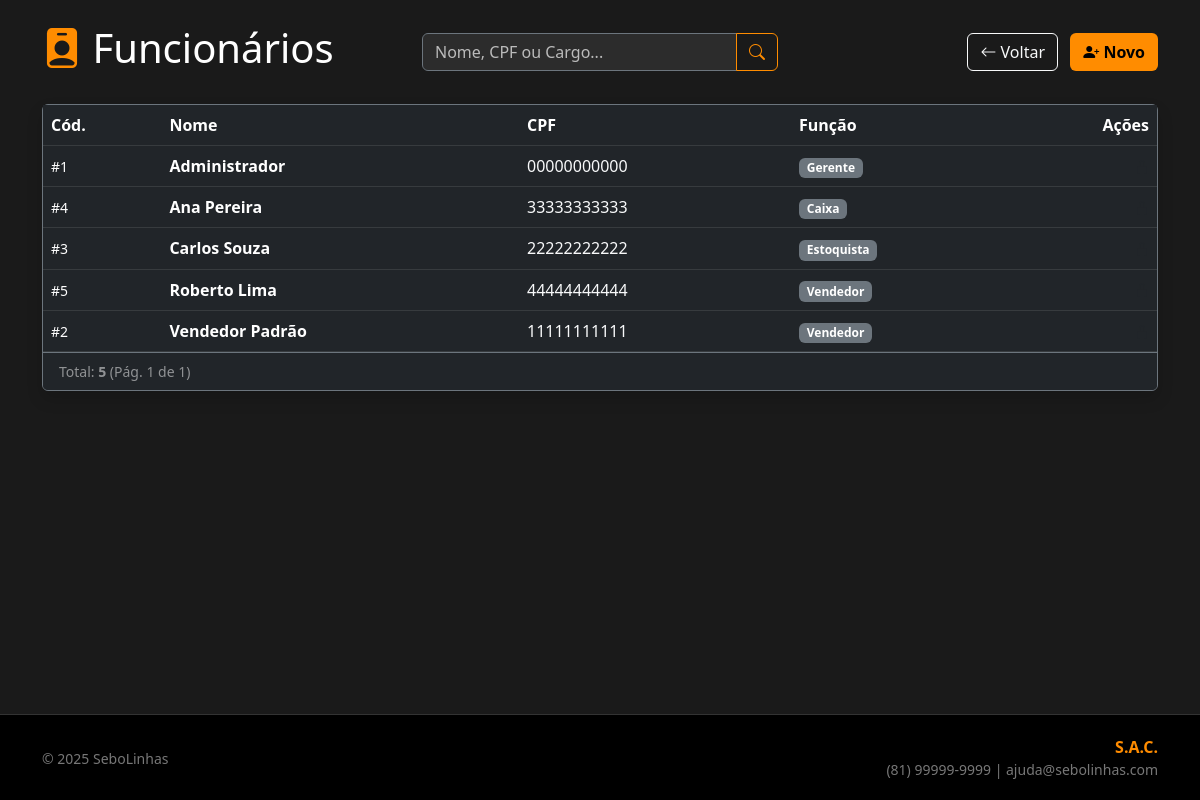
The app's page /modulos/pessoas/funcionarios/funcionarios.php?erro_perm=1 (signed in) with its own data.
### tables this page shows
CREATE TABLE FUNCIONARIO (
    CD_FUNCIONARIO INT AUTO_INCREMENT PRIMARY KEY,
    NOME VARCHAR(100) NOT NULL,
    CPF VARCHAR(14) NOT NULL,
    FUNCAO VARCHAR(20) NOT NULL,
    SENHA VARCHAR(255) NOT NULL DEFAULT '1234',
    CONSTRAINT U_CPF_F UNIQUE (CPF)
);

### modulos/pessoas/funcionarios/funcionarios.php (the view, shortened to what this page needs)
<?php
require_once '../../../config/conexao.php';
$niveis_permitidos = ['Gerente', 'Admin', 'Administrador'];
$itens_por_pagina = 10;
$pagina_atual = filter_input(INPUT_GET, 'pagina', FILTER_VALIDATE_INT) ?? 1;
$busca = filter_input(INPUT_GET, 'busca', FILTER_SANITIZE_SPECIAL_CHARS);
$termo = "%" . $busca . "%";
try {
    if (!empty($busca)) {
        $sql_count = "SELECT COUNT(*) as total FROM FUNCIONARIO WHERE NOME LIKE :b OR CPF LIKE :b OR FUNCAO LIKE :b";
        $stmt_count = $pdo->prepare($sql_count);
        $stmt_count->bindValue(':b', $termo);
    } else {
        $sql_count = "SELECT COUNT(*) as total FROM FUNCIONARIO";
        $stmt_count = $pdo->prepare($sql_count);
    }
    $stmt_count->execute();
    $total_registros = $stmt_count->fetch()['total'];
    $total_paginas = ceil($total_registros / $itens_por_pagina);
    $offset = ($pagina_atual - 1) * $itens_por_pagina;
    if (!empty($busca)) {
        $sql = "SELECT * FROM FUNCIONARIO WHERE NOME LIKE :b OR CPF LIKE :b OR FUNCAO LIKE :b ORDER BY NOME ASC LIMIT :lim OFFSET :off";
        $stmt = $pdo->prepare($sql);
        $stmt->bindValue(':b', $termo);
    } else {
        $sql = "SELECT * FROM FUNCIONARIO ORDER BY NOME ASC LIMIT :lim OFFSET :off";
        $stmt = $pdo->prepare($sql);
    }
    $stmt->bindValue(':lim', $itens_por_pagina, PDO::PARAM_INT);
    $stmt->bindValue(':off', $offset, PDO::PARAM_INT);
    $stmt->execute();
    $funcionarios = $stmt->fetchAll();
} catch (PDOException $e) {
    $funcionarios = [];
    $erro_msg = "Erro no sistema: " . $e->getMessage();
}
include '../../../includes/header.php';
?>
<div class="row mb-4 align-items-center">
    <div class="col-md-4">
        <h2 class="text-white display-6">
            <i class="bi bi-person-badge-fill text-orange"></i> Funcionários
        </h2>
    </div>
    <div class="col-md-4">
        <form method="GET" action="" class="d-flex">
            <div class="input-group">
                <input type="text" name="busca" class="form-control bg-dark text-white border-secondary" placeholder="Nome, CPF ou Cargo..." value="<?= $busca; ?>">
                <button class="btn btn-outline-orange" type="submit">
                    <i class="bi bi-search"></i>
                </button>
            </div>
        </form>
    </div>
    <div class="col-md-4 text-end">
        <a href="../../../index.php" class="btn btn-outline-light me-2"><i class="bi bi-arrow-left"></i> Voltar</a>
        <button type="button" class="btn bg-orange fw-bold" data-bs-toggle="modal" data-bs-target="#modalNovoFuncionario">
            <i class="bi bi-person-plus-fill"></i> Novo
        </button>
    </div>
</div>
<div class="card bg-dark border-secondary shadow">
    <div class="card-body p-0">
        <div class="table-responsive">
            <table class="table table-dark table-hover mb-0 align-middle">
                <thead>
                    <tr class="text-orange">
                        <th>Cód.</th>
                        <th>Nome</th>
                        <th>CPF</th>
                        <th>Função</th>
                        <th class="text-end">Ações</th>
                    </tr>
                </thead>
                <tbody>
                    <?php if (count($funcionarios) > 0): ?>
                        <?php foreach ($funcionarios as $func): ?>
                            <tr>
                                <td><small class="text-white small">#<?= $func['CD_FUNCIONARIO']; ?></small></td>
                                <td class="fw-bold text-white"><?= $func['NOME']; ?></td>
                                <td class="text-light"><?= $func['CPF']; ?></td>
                                <td>
                                    <span class="badge bg-secondary"><?= $func['FUNCAO']; ?></span>
                                </td>
                                <td class="text-end">
                                    <?php if (isset($_SESSION['usuario_nivel']) && in_array($_SESSION['usuario_nivel'], $niveis_permitidos)): ?>
                                        <a href="editar.php?id=<?= $func['CD_FUNCIONARIO']; ?>" class="btn btn-sm btn-outline-info me-1">
                                            <i class="bi bi-pencil"></i>
                                        </a>
                                        <button type="button" class="btn btn-sm btn-outline-danger" data-bs-toggle="modal" data-bs-target="#modalExcluir" data-id="<?= $func['CD_FUNCIONARIO']; ?>" data-nome="<?= $func['NOME']; ?>">
                                            <i class="bi bi-trash"></i>
                                        </button>
                                    <?php else: ?>
                                        <span class="text-muted small"><i class="bi bi-lock-fill"></i></span>
                                    <?php endif; ?>
                                </td>
                            </tr>
                        <?php endforeach; ?>
                    <?php endif; ?>
                </tbody>
            </table>
        </div>
    </div>
    <div class="card-footer bg-dark border-secondary d-flex justify-content-between align-items-center">
        <small class="text-white-50">
            Total: <strong><?= $total_registros; ?></strong> (Pág. <?= $pagina_atual; ?> de <?= $total_paginas > 0 ? $total_paginas : 1; ?>)
        </small>
    </div>
</div>
<?php include '../../../includes/footer.php'; ?>

### css/custom.css (style rules this page uses)
:root { --primary-color: #ff8c00; --primary-hover: #e67e22; --bg-body: #1a1a1a; --bg-card: #2c2c2c; --bg-input: #222222; --text-main: #e0e0e0; --text-muted: #bbbbbb; --border-color: #444444; }
body { background-color: var(--bg-body); color: var(--text-main); min-height: 100vh; display: flex; flex-direction: column; }
.text-orange { color: var(--primary-color) !important; }
.bg-orange { background-color: var(--primary-color) !important; color: #000; }
.btn-outline-orange { color: var(--primary-color); border-color: var(--primary-color); background-color: transparent; transition: all 0.3s ease; }
.form-control, .form-select { color: #fff !important; background-color: var(--bg-card) !important; border: 1px solid var(--border-color); }
.form-control::placeholder { color: var(--text-muted) !important; opacity: 1; }

### records on screen
funcionario: CD_FUNCIONARIO "1", NOME "Administrador", CPF "00000000000", FUNCAO "Gerente"
funcionario: CD_FUNCIONARIO "4", NOME "Ana Pereira", CPF "33333333333", FUNCAO "Caixa"
funcionario: CD_FUNCIONARIO "3", NOME "Carlos Souza", CPF "22222222222", FUNCAO "Estoquista"
funcionario: CD_FUNCIONARIO "5", NOME "Roberto Lima", CPF "44444444444", FUNCAO "Vendedor"
funcionario: CD_FUNCIONARIO "2", NOME "Vendedor Padrão", CPF "11111111111", FUNCAO "Vendedor"

### other values on screen
$total_registros "5"
$pagina_atual "1"
$total_paginas "1"
